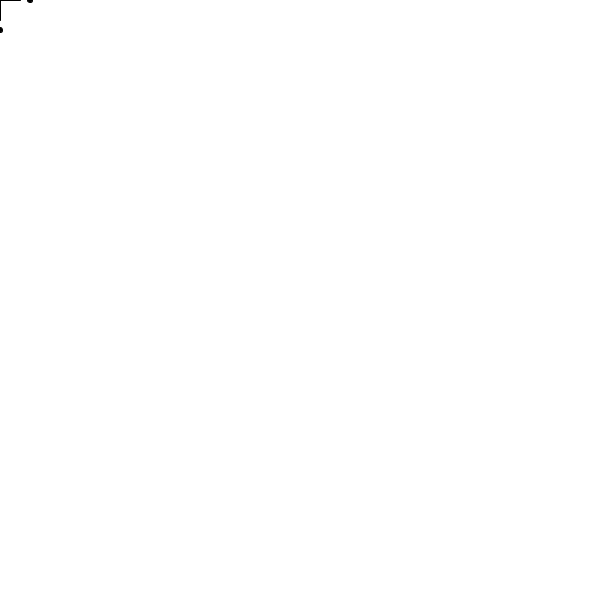
Frame 1 (no input)
Frame 60 (the mouse pressed at the canvas centre just before this capture): identical to frame 1, image omitted
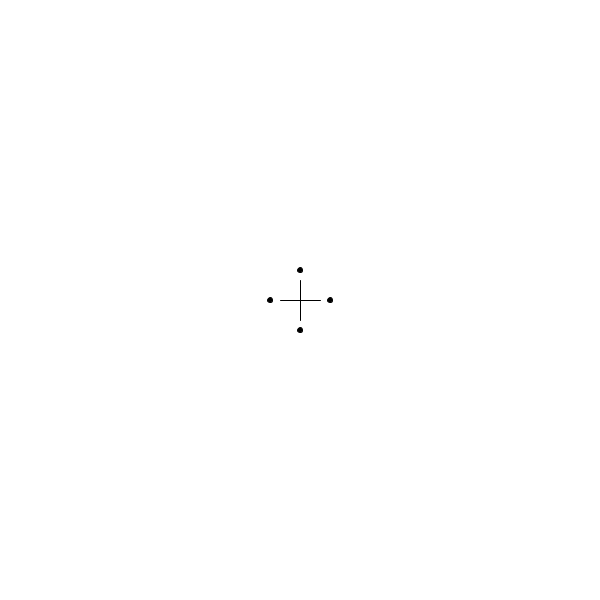
Frame 120 (the mouse held since frame 60 and released just before this capture)

The Processing sketch that drew these frames (run headless with seeded random() and noise(); from frame 60 on, the mouse is pressed at the canvas centre):

// Processing sketch: processing_69227
// ── processing_69227.pde

void setup()
{
  size(600, 600);
}

void draw()
{
  background(255);
  fill(0);
  line(mouseX, mouseY + 20, mouseX, mouseY - 20);
  line(mouseX + 20, mouseY, mouseX - 20, mouseY);

  ellipse(mouseX + 30, mouseY, 5, 5);
  ellipse(mouseX - 30, mouseY, 5, 5);
  ellipse(mouseX, mouseY + 30, 5, 5);
  ellipse(mouseX, mouseY - 30, 5, 5);
  
}
